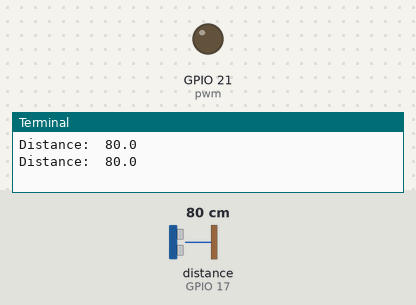
Recording of a program running on a simulated Raspberry Pi (BCM pin numbers). On the bench: output pins drawn as LEDs (lit = HIGH), the last lines printed to the terminal. The test bench sets the inputs (shaded band); at power-on: distance to the obstacle (sensor on GPIO 17) 80 cm. The echo pulse lasts 58.3 µs per cm.

Above: at 1.2 s.
1.3 s: distance to the obstacle (sensor on GPIO 17) set to 53 cm
3.0 s: distance to the obstacle (sensor on GPIO 17) set to 44 cm
At 4.4 s:
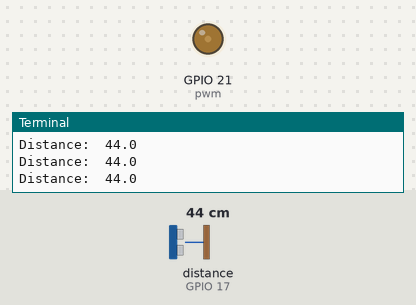
4.9 s: distance to the obstacle (sensor on GPIO 17) set to 2 cm
At 6.0 s:
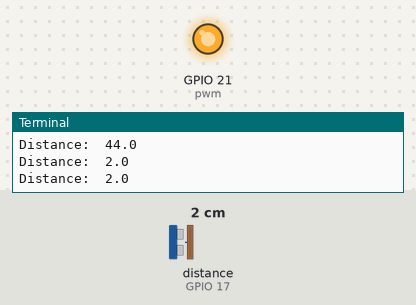
6.9 s: distance to the obstacle (sensor on GPIO 17) set to 18 cm
At 8.6 s:
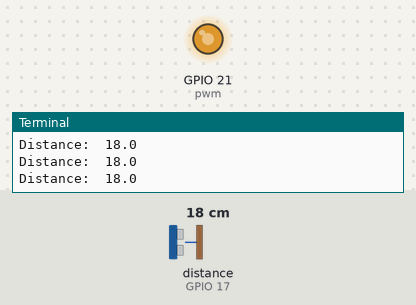
8.9 s: distance to the obstacle (sensor on GPIO 17) set to 35 cm
At 10.3 s:
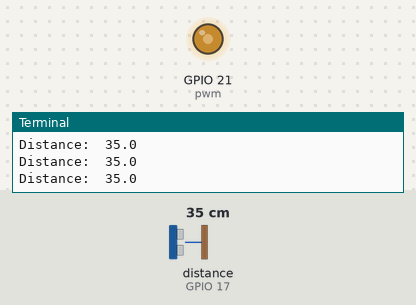
10.9 s: distance to the obstacle (sensor on GPIO 17) set to 4 cm
At 11.9 s:
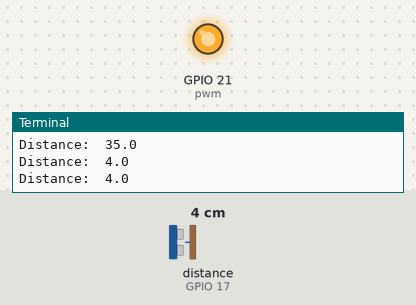
Timing chart, 0 to 13.9 s (numbered marks = the images above; inputs shaded):
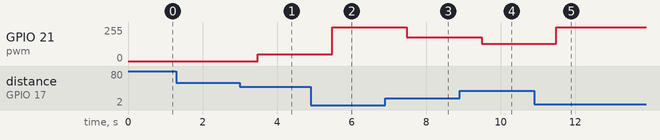

Measured:
- the behaviour switches between 50 and 49 cm on distance to the obstacle (sensor on GPIO 17) (found by bisection; images 0 and 1)
- after the input at 3.0 s, GPIO 21 (pwm): 0/255 → 51/255 after 0.48 s
- after the input at 4.9 s, GPIO 21 (pwm): 51/255 → 255/255 after 0.58 s
- after the input at 6.9 s, GPIO 21 (pwm): 255/255 → 179/255 after 0.59 s
- after the input at 8.9 s, GPIO 21 (pwm): 179/255 → 128/255 after 0.59 s
- after the input at 10.9 s, GPIO 21 (pwm): 128/255 → 255/255 after 0.59 s

The program:

7.3D.py
```python
from gpiozero import DistanceSensor
from time import sleep
from gpiozero import PWMLED

pwm = PWMLED(21)
echo = 17
trigger = 27
distance = DistanceSensor(echo, trigger)
while True:

    cal_distance = distance.distance*100
    print('Distance: ',  cal_distance)
    sleep(0.2)

    if cal_distance < 50.0 and  cal_distance > 40.0:
        pwm.value = 0.2
        sleep(0.2)

    elif cal_distance < 40.0 and cal_distance > 30.0:
        pwm.value = 0.5
        sleep(0.2)

    elif cal_distance < 30.0 and cal_distance > 15.0:
        pwm.value = 0.7
        sleep(0.2)

    elif cal_distance < 15.0 and  cal_distance > 0.0:
        pwm.value = 1
        sleep(0.2)
    else:
        pwm.value = 0
        sleep(0.2)
```
